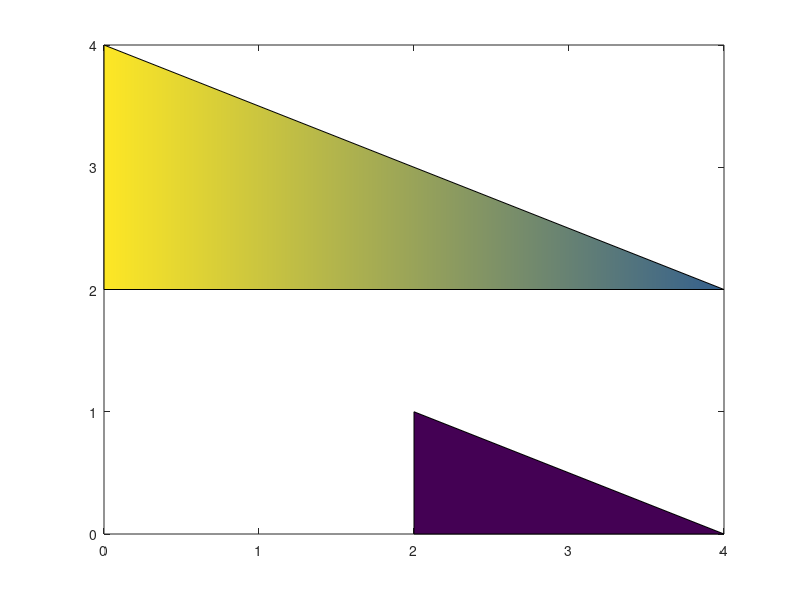

This chart was generated by the following MATLAB code:
%=============================================================================
% Copyright (c) 2016-present Allan CORNET (Nelson)
%=============================================================================
% This file is part of Nelson.
%=============================================================================
% LICENCE_BLOCK_BEGIN
% SPDX-License-Identifier: LGPL-3.0-or-later
% LICENCE_BLOCK_END
%=============================================================================
% <--ADV-CLI MODE-->
%=============================================================================
f = figure();
x = [0 2; 0 2; 4 4];
y = [2 0; 4 1; 2 0];
c = [1 0; 1 0; 0.3 0];
fill(x, y, c)
%=============================================================================
